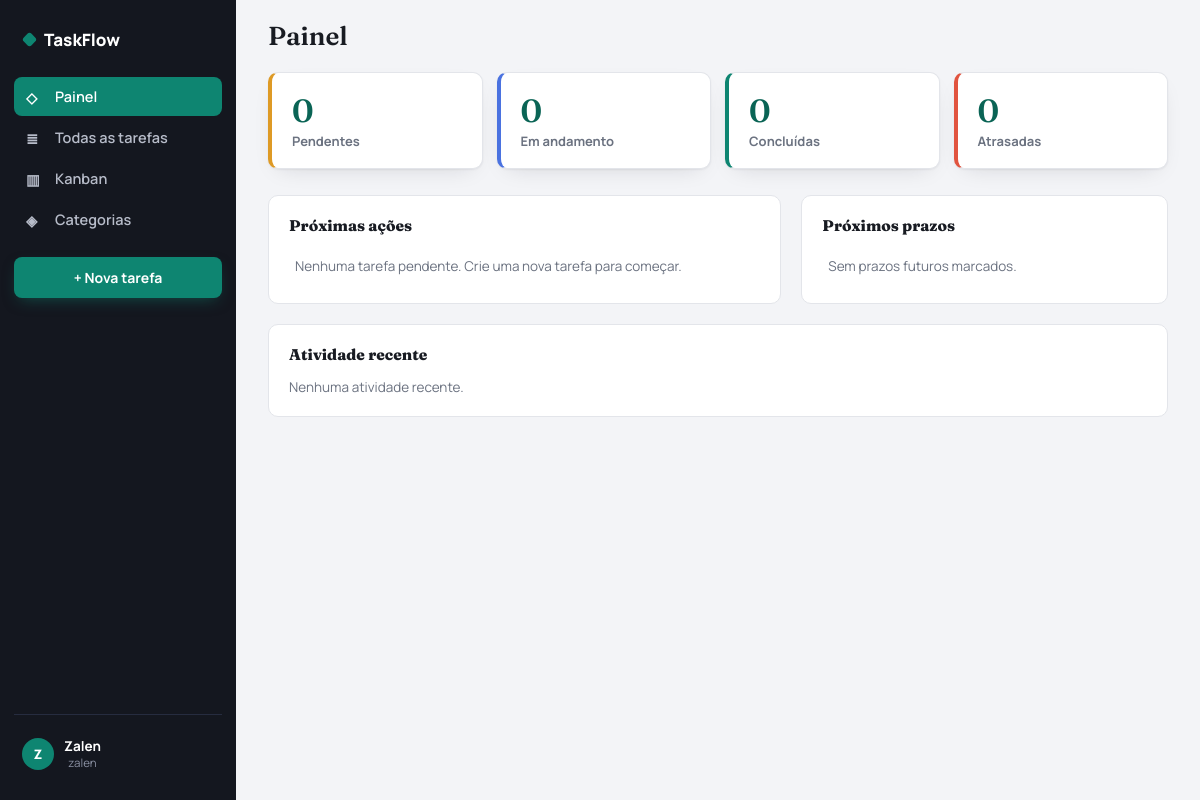
The page /dashboard.php (signed in) on the database as committed earlier.
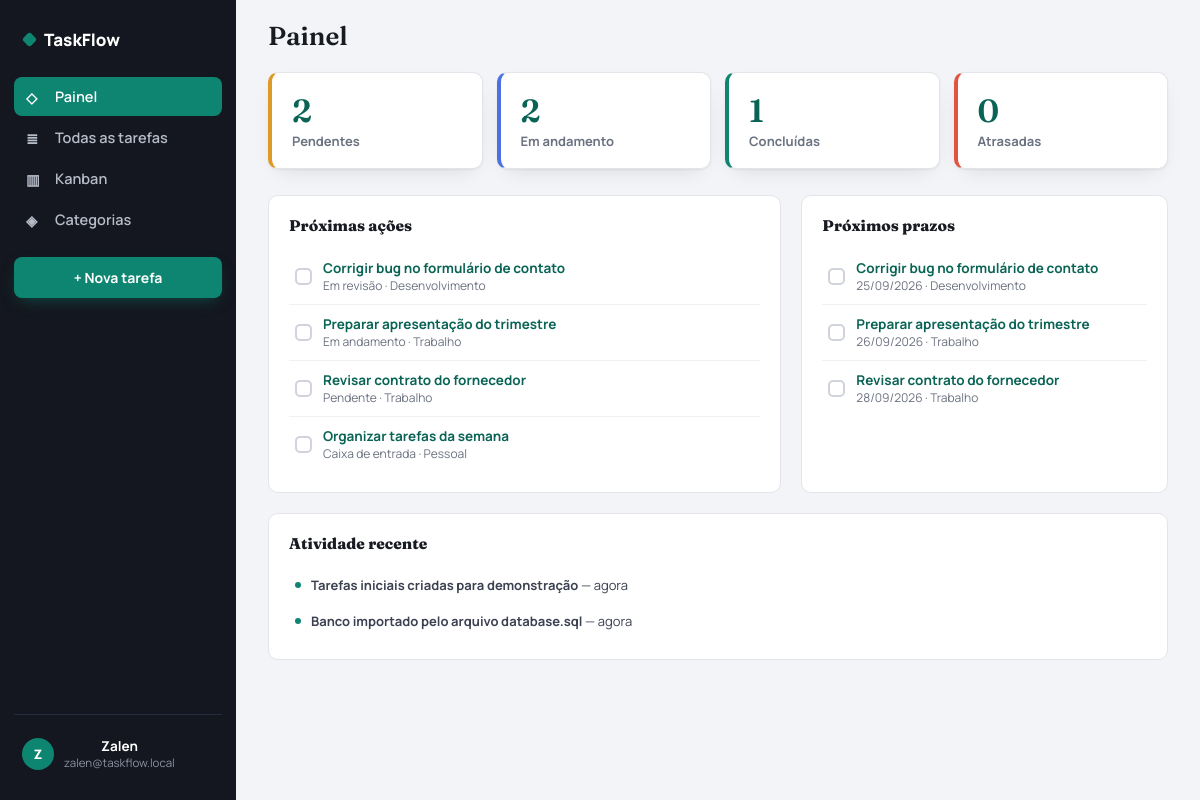
The same page on the database as committed later.
### tables this page shows
CREATE TABLE users (
    id INT UNSIGNED NOT NULL AUTO_INCREMENT,
    username VARCHAR(50) NOT NULL,
    email VARCHAR(255) NULL,
    name VARCHAR(100) NOT NULL,
    profile VARCHAR(100) NOT NULL DEFAULT 'Freelancer / Criador',
    password_hash VARCHAR(255) NOT NULL,
    created_at TIMESTAMP NOT NULL DEFAULT CURRENT_TIMESTAMP,
    PRIMARY KEY (id),
    UNIQUE KEY uq_users_username (username),
    UNIQUE KEY uq_users_email (email)
);

CREATE TABLE tasks (
    id BIGINT UNSIGNED NOT NULL AUTO_INCREMENT,
    user_id INT UNSIGNED NOT NULL,
    title VARCHAR(120) NOT NULL,
    description TEXT NULL,
    category VARCHAR(60) NULL,
    status ENUM('inbox','pending','progress','review','done') NOT NULL DEFAULT 'inbox',
    priority ENUM('low','normal','high','urgent') NOT NULL DEFAULT 'normal',
    due_date DATE NULL,
    created_at TIMESTAMP NOT NULL DEFAULT CURRENT_TIMESTAMP,
    updated_at TIMESTAMP NOT NULL DEFAULT CURRENT_TIMESTAMP ON UPDATE CURRENT_TIMESTAMP,
    PRIMARY KEY (id),
    KEY idx_tasks_user_status (user_id, status),
    KEY idx_tasks_user_due (user_id, due_date),
    KEY idx_tasks_user_category (user_id, category),
    KEY idx_tasks_user_updated (user_id, updated_at),
    CONSTRAINT fk_tasks_user FOREIGN KEY (user_id) REFERENCES users(id) ON DELETE CASCADE
);

CREATE TABLE task_activity (
    id BIGINT UNSIGNED NOT NULL AUTO_INCREMENT,
    user_id INT UNSIGNED NOT NULL,
    message VARCHAR(255) NOT NULL,
    created_at TIMESTAMP NOT NULL DEFAULT CURRENT_TIMESTAMP,
    PRIMARY KEY (id),
    KEY idx_activity_user_created (user_id, created_at),
    CONSTRAINT fk_activity_user FOREIGN KEY (user_id) REFERENCES users(id) ON DELETE CASCADE
);

### includes/bootstrap.php (called while the page is built, shortened)
<?php
require_once __DIR__ . '/../config/database.php';
function e(mixed $value): string {
    return htmlspecialchars((string)$value, ENT_QUOTES, 'UTF-8');
}
function first_char(string $value): string {
    return function_exists('mb_substr') ? mb_substr($value, 0, 1, 'UTF-8') : substr($value, 0, 1);
}
function csrf_token(): string {
    return $_SESSION['csrf'];
}
function current_user(): ?array {
    try {
        $stmt = db()->prepare('SELECT id, username, email, name, profile FROM users WHERE id = :id LIMIT 1');
        $stmt->execute(['id' => (int)$_SESSION['user_id']]);
        $user = $stmt->fetch();
        return $user ?: null;
    } catch (RuntimeException $e) {
        return null;
    }
}
function require_auth(): array {
    $user = current_user();
    return $user;
}
function statuses(): array {
    return [
        'inbox' => 'Caixa de entrada',
        'pending' => 'Pendente',
        'progress' => 'Em andamento',
        'review' => 'Em revisão',
        'done' => 'Concluída',
    ];
}
function user_activities(int $uid, int $limit = 6): array {
    $limit = max(1, min(80, $limit));
    $stmt = db()->prepare(
        'SELECT id, user_id, message, created_at
         FROM task_activity
         WHERE user_id = :uid
         ORDER BY id DESC
         LIMIT ' . $limit
    );
    $stmt->execute(['uid' => $uid]);
    return $stmt->fetchAll();
}
function relative_time(string $dateTime): string {
    $time = strtotime($dateTime);
    $delta = time() - $time;
    if ($delta < 60) return 'agora';
    return date('d/m/Y H:i', $time);
}

### config/database.php (called while the page is built, shortened)
<?php
function db(bool $withoutDatabase = false): PDO {
    static $connections = [];
    $key = $withoutDatabase ? 'server' : 'database';
    if (isset($connections[$key])) {
        return $connections[$key];
    }
    $dsn = $withoutDatabase
        ? 'mysql:host=' . DB_HOST . ';port=' . DB_PORT . ';charset=utf8mb4'
        : 'mysql:host=' . DB_HOST . ';port=' . DB_PORT . ';dbname=' . DB_NAME . ';charset=utf8mb4';
    try {
        $pdo = new PDO($dsn, DB_USER, DB_PASS, [
            PDO::ATTR_ERRMODE => PDO::ERRMODE_EXCEPTION,
            PDO::ATTR_DEFAULT_FETCH_MODE => PDO::FETCH_ASSOC,
            PDO::ATTR_EMULATE_PREPARES => false,
        ]);
    } catch (PDOException $e) {
        throw new RuntimeException(
            $withoutDatabase
                ? 'Não foi possível conectar ao MySQL. Confirme se o MySQL está iniciado no XAMPP e revise config/database.php.'
                : 'Banco TaskFlow ainda não está disponível. Acesse install.php para criar o banco e as tabelas.',
            0,
            $e
        );
    }
    return $pdo;
}

### dashboard.php (the view)
<?php
require_once __DIR__ . '/includes/bootstrap.php';
$user = require_auth();
$uid = (int)$user['id'];
$today = date('Y-m-d');
$upcomingLimit = date('Y-m-d', strtotime('+7 days'));
$pdo = db();
$stmt = $pdo->prepare(
    "SELECT
        SUM(CASE WHEN status IN ('inbox','pending') THEN 1 ELSE 0 END) AS pending_count,
        SUM(CASE WHEN status IN ('progress','review') THEN 1 ELSE 0 END) AS progress_count,
        SUM(CASE WHEN status = 'done' THEN 1 ELSE 0 END) AS done_count,
        SUM(CASE WHEN status <> 'done' AND due_date IS NOT NULL AND due_date < :today THEN 1 ELSE 0 END) AS late_count
     FROM tasks WHERE user_id = :uid"
);
$stmt->execute(['today' => $today, 'uid' => $uid]);
$counts = $stmt->fetch() ?: [];
$stmt = $pdo->prepare(
    "SELECT id, title, description, category, status, priority, due_date
     FROM tasks
     WHERE user_id = :uid AND status <> 'done'
     ORDER BY due_date IS NULL, due_date ASC, FIELD(priority, 'urgent', 'high', 'normal', 'low')
     LIMIT 6"
);
$stmt->execute(['uid' => $uid]);
$next = $stmt->fetchAll();
$stmt = $pdo->prepare(
    "SELECT id, title, category, status, due_date
     FROM tasks
     WHERE user_id = :uid AND status <> 'done' AND due_date IS NOT NULL AND due_date >= :today AND due_date <= :upcoming
     ORDER BY due_date ASC LIMIT 5"
);
$stmt->execute(['uid' => $uid, 'today' => $today, 'upcoming' => $upcomingLimit]);
$upcoming = $stmt->fetchAll();
$activities = user_activities($uid, 6);
$pageTitle = 'Painel'; $activePage = 'dashboard';
include __DIR__ . '/includes/header.php';
?>
<div class="stat-grid">
    <a class="stat pending" href="tasks.php?status=pending"><div class="n"><?=(int)($counts['pending_count'] ?? 0)?></div><div class="l">Pendentes</div></a>
    <a class="stat progress" href="tasks.php?status=progress"><div class="n"><?=(int)($counts['progress_count'] ?? 0)?></div><div class="l">Em andamento</div></a>
    <a class="stat done" href="tasks.php?status=done"><div class="n"><?=(int)($counts['done_count'] ?? 0)?></div><div class="l">Concluídas</div></a>
    <a class="stat late" href="tasks.php?due=overdue"><div class="n"><?=(int)($counts['late_count'] ?? 0)?></div><div class="l">Atrasadas</div></a>
</div>
<div class="grid-2">
    <section class="panel">
        <h3>Próximas ações</h3>
        <?php if (!$next): ?>
            <p style="color:var(--muted);font-size:13.5px;padding:8px 6px">Nenhuma tarefa pendente. Crie uma nova tarefa para começar.</p>
        <?php endif; ?>
        <?php foreach ($next as $task): ?>
            <a class="mini-task" href="tasks.php?action=view&id=<?=e($task['id'])?>">
                <span class="chk"></span>
                <div><div class="tt"><?=e($task['title'])?></div><div class="meta"><?=e(statuses()[$task['status']])?><?=!empty($task['category'])?' · '.e($task['category']):''?></div></div>
            </a>
        <?php endforeach; ?>
    </section>
    <section class="panel">
        <h3>Próximos prazos</h3>
        <?php if (!$upcoming): ?>
            <p style="color:var(--muted);font-size:13.5px;padding:8px 6px">Sem prazos futuros marcados.</p>
        <?php endif; ?>
        <?php foreach ($upcoming as $task): ?>
            <a class="mini-task" href="tasks.php?action=view&id=<?=e($task['id'])?>">
                <span class="chk"></span>
                <div><div class="tt"><?=e($task['title'])?></div><div class="meta"><?=e(date('d/m/Y', strtotime($task['due_date'])))?><?=!empty($task['category'])?' · '.e($task['category']):''?></div></div>
            </a>
        <?php endforeach; ?>
    </section>
</div>
<section class="panel" style="margin-top:20px">
    <h3>Atividade recente</h3>
    <?php if (!$activities): ?><p style="color:var(--muted);font-size:13.5px">Nenhuma atividade recente.</p><?php endif; ?>
    <?php foreach ($activities as $activity): ?>
        <div class="act-item"><div class="dot2"></div><div><b><?=e($activity['message'])?></b> — <?=e(relative_time($activity['created_at']))?></div></div>
    <?php endforeach; ?>
</section>
<?php include __DIR__ . '/includes/footer.php'; ?>

### includes/header.php (shortened to what this page needs)
<?php
$names = preg_split('/\s+/', trim((string)($user['name'] ?? 'User'))) ?: ['User'];
$initials = strtoupper(first_char($names[0] ?? 'U') . first_char($names[1] ?? ''));
$email = $user['email'] ?? $user['username'] ?? '';
?>
<!doctype html>
<html lang="pt-BR">
<head>
    <link rel="stylesheet" href="assets/css/app.css">
</head>
<body>
<div class="app show" data-csrf="<?=e(csrf_token())?>">
    <aside class="sidebar" id="sidebar">
        <a class="mark" href="dashboard.php"><span class="dot"></span>TaskFlow</a>
        <a class="nav-item <?=$activePage==='dashboard'?'active':''?>" data-screen="dashboard" href="dashboard.php"><span class="ic">◇</span>Painel</a>
        <a class="nav-item <?=$activePage==='tasks'?'active':''?>" data-screen="tasks" href="tasks.php"><span class="ic">≣</span>Todas as tarefas</a>
        <a class="nav-item <?=$activePage==='kanban'?'active':''?>" data-screen="kanban" href="kanban.php"><span class="ic">▥</span>Kanban</a>
        <a class="nav-item <?=$activePage==='categories'?'active':''?>" data-screen="categories" href="tasks.php?view=category"><span class="ic">◈</span>Categorias</a>
        <div class="cta"><a class="btn btn-primary" style="width:100%;justify-content:center" href="tasks.php?action=new">+ Nova tarefa</a></div>
        <div class="sidebar-foot">
            <button class="user-row" type="button" data-profile-toggle>
                <div class="avatar"><?=e($initials ?: 'U')?></div>
                <div><div class="user-name"><?=e($user['name'] ?? '')?></div><div class="user-mail"><?=e($email)?></div></div>
            </button>
        </div>
    </aside>
    <div class="main">
        <header class="topbar">
            <div style="display:flex;align-items:center;gap:12px">
                <h1><?=e($pageTitle)?></h1>
            </div>
        </header>
        <main class="content">

### includes/footer.php (shortened to what this page needs)
        </main>
    </div>
</div>
</body>
</html>

### assets/css/app.css (style rules this page uses)
:root { --ink:#14171f; --ink2:#1c2130; --paper:#f3f4f7; --surface:#ffffff; --line:#e3e5ea; --muted:#6b7280; --teal:#0e8571; --teal-d:#0a6455; --coral:#e1543f; --amber:#de9a25; --text:#181b22; --r:10px; --shadow:0 1px 2px rgba(20,23,31,.06),0 8px 24px -12px rgba(20,23,31,.18); box-sizing:border-box; }
* { box-sizing:border-box;margin:0;padding:0 }
html,body { height:100% }
body { font-family:'Manrope',sans-serif;background:var(--paper);color:var(--text);-webkit-font-smoothing:antialiased;overflow-x:hidden }
h1,h2,h3,.serif { font-family:'Fraunces',serif }
button { font-family:inherit;cursor:pointer;border:none;background:none;color:inherit }
a { color:var(--teal-d);text-decoration:none }
.btn { display:inline-flex;align-items:center;gap:8px;padding:11px 18px;border-radius:8px;font-weight:700;font-size:14px;transition:transform .12s,box-shadow .12s }
.btn-primary { background:var(--teal);color:#fff;box-shadow:0 6px 16px -6px rgba(14,133,113,.55) }
.mark .dot { width:11px;height:11px;border-radius:3px;background:var(--teal);transform:rotate(45deg) }
.app { display:none;min-height:100vh }
.app.show { display:flex }
.sidebar { width:236px;background:var(--ink);color:#dfe2ea;flex-shrink:0;display:flex;flex-direction:column;padding:22px 14px;position:sticky;top:0;height:100vh }
.sidebar .mark { color:#fff;padding:6px 10px 26px;display:flex;align-items:center;gap:9px;font-weight:800;font-size:17px }
.nav-item { display:flex;align-items:center;gap:11px;padding:10px 12px;border-radius:8px;font-size:14.5px;font-weight:600;color:#b7bcc9;margin-bottom:2px }
.nav-item .ic { width:18px;height:18px;flex-shrink:0 }
.nav-item.active { background:var(--teal);color:#fff }
.sidebar .cta { margin:16px 0 6px }
.sidebar-foot { margin-top:auto;border-top:1px solid #262c3f;padding-top:14px;position:relative }
.user-row { display:flex;align-items:center;gap:10px;padding:8px;border-radius:8px }
.avatar { width:32px;height:32px;border-radius:50%;background:var(--teal);color:#fff;display:flex;align-items:center;justify-content:center;font-weight:800;font-size:13px;flex-shrink:0 }
.user-name { font-size:13.5px;font-weight:700;color:#fff }
.user-mail { font-size:11.5px;color:#8b91a3 }
.main { flex:1;min-width:0;display:flex;flex-direction:column }
.topbar { display:flex;align-items:center;justify-content:space-between;padding:20px 32px;gap:16px }
.topbar h1 { font-size:26px;font-weight:600 }
.content { padding:0 32px 40px;flex:1 }
.stat-grid { display:grid;grid-template-columns:repeat(4,1fr);gap:14px;margin-bottom:26px }
.stat { background:var(--surface);border:1px solid var(--line);border-radius:var(--r);padding:18px 20px;box-shadow:var(--shadow) }
.stat .n { font-family:'Fraunces',serif;font-size:32px;font-weight:600 }
.stat .l { font-size:13px;color:var(--muted);font-weight:700;margin-top:2px }
.stat.pending { border-left:4px solid var(--amber) }
.stat.progress { border-left:4px solid #4a72e0 }
.stat.done { border-left:4px solid var(--teal) }
.stat.late { border-left:4px solid var(--coral) }
.grid-2 { display:grid;grid-template-columns:1.4fr 1fr;gap:20px }
.panel { background:var(--surface);border:1px solid var(--line);border-radius:var(--r);padding:20px }
.panel h3 { font-size:15.5px;font-weight:800;margin-bottom:14px }
.mini-task { display:flex;align-items:center;gap:11px;padding:10px 6px;border-bottom:1px solid #f0f1f4 }
.mini-task:last-child { border-bottom:none }
.mini-task .tt { font-size:13.5px;font-weight:700 }
.mini-task .meta { font-size:12px;color:var(--muted) }
.chk { width:17px;height:17px;border-radius:5px;border:2px solid #cfd3db;flex-shrink:0 }
.act-item { display:flex;gap:10px;padding:9px 6px;font-size:13px;color:#3c4152 }
.act-item .dot2 { width:6px;height:6px;border-radius:50%;background:var(--teal);margin-top:6px;flex-shrink:0 }
.btn-primary { border:0 }

Rows that differ between the two databases and show on the page:
changed users "Zalen": email "zalen" → "zalen@taskflow.local"
added tasks: title "Corrigir bug no formulário de contato", status "Em revisão", category "Desenvolvimento", due_date "25/09/2026"
added tasks: title "Preparar apresentação do trimestre", status "Em andamento", category "Trabalho", due_date "26/09/2026"
added tasks: title "Revisar contrato do fornecedor", status "Pendente", category "Trabalho", due_date "28/09/2026"
added tasks: title "Organizar tarefas da semana", status "Caixa de entrada", category "Pessoal", shown under "Próximas ações"
added task_activity: message "Tarefas iniciais criadas para demonstração", created_at "agora"
added task_activity: message "Banco importado pelo arquivo database.sql", created_at "agora"
Other text that changed with them:
$counts['pending_count']: "0" → "2"
$counts['progress_count']: "0" → "2"
$counts['done_count']: "0" → "1"
text no longer shown: "Nenhuma tarefa pendente. Crie uma nova tarefa para começar. Sem prazos futuros marcados. Nenhuma atividade recente."
